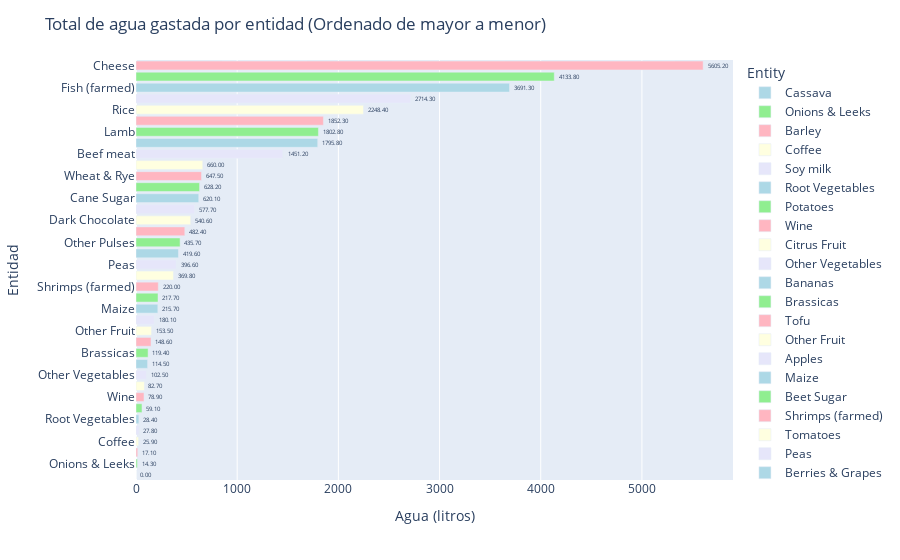

Notebook code cell kept with this figure:
### Code cell
# Eliminar filas con valores nulos en la columna 'Water_l_kg'
df_cleaned = fod.dropna(subset=['Water_l_kg'])

# Ordenar los datos de mayor a menor
df_sorted = df_cleaned.sort_values('Water_l_kg', ascending=True)

# Crear una paleta de colores pastel
colors = ['lightblue', 'lightgreen', 'lightpink', 'lightyellow', 'lavender']

# Crear el gráfico de barras horizontales utilizando Plotly
fig = px.bar(df_sorted, x='Water_l_kg', y='Entity', orientation='h', color='Entity', color_discrete_sequence=colors)

# Añadir etiquetas a las barras
fig.update_traces(texttemplate='%{x:.2f}', textposition='outside')

# Añadir título y etiquetas de los ejes
fig.update_layout(title='Total de agua gastada por entidad (Ordenado de mayor a menor)', xaxis_title='Agua (litros)', yaxis_title='Entidad')

# Ajustar el espaciado de las etiquetas en el eje y
fig.update_layout(yaxis=dict(autorange="reversed", automargin=True))

# Mostrar el gráfico
fig.show()

### Figure 1 — Plotly figure (JSON) as saved in the notebook; plotly's stock layout.template omitted (floating-point values rounded to 4 significant figures)
{"data": [{"alignmentgroup": "True", "hovertemplate": "Entity=%{y}<br>Water_l_kg=%{x}<extra></extra>", "legendgroup": "Cassava", "marker": {"color": "lightblue", "pattern": {"shape": ""}}, "name": "Cassava", "offsetgroup": "Cassava", "orientation": "h", "showlegend": true, "textposition": "outside", "texttemplate": "%{x:.2f}", "type": "bar", "x": [0], "xaxis": "x", "y": ["Cassava"], "yaxis": "y"}, {"alignmentgroup": "True", "hovertemplate": "Entity=%{y}<br>Water_l_kg=%{x}<extra></extra>", "legendgroup": "Onions & Leeks", "marker": {"color": "lightgreen", "pattern": {"shape": ""}}, "name": "Onions & Leeks", "offsetgroup": "Onions & Leeks", "orientation": "h", "showlegend": true, "textposition": "outside", "texttemplate": "%{x:.2f}", "type": "bar", "x": [14.3], "xaxis": "x", "y": ["Onions & Leeks"], "yaxis": "y"}, {"alignmentgroup": "True", "hovertemplate": "Entity=%{y}<br>Water_l_kg=%{x}<extra></extra>", "legendgroup": "Barley", "marker": {"color": "lightpink", "pattern": {"shape": ""}}, "name": "Barley", "offsetgroup": "Barley", "orientation": "h", "showlegend": true, "textposition": "outside", "texttemplate": "%{x:.2f}", "type": "bar", "x": [17.1], "xaxis": "x", "y": ["Barley"], "yaxis": "y"}, {"alignmentgroup": "True", "hovertemplate": "Entity=%{y}<br>Water_l_kg=%{x}<extra></extra>", "legendgroup": "Coffee", "marker": {"color": "lightyellow", "pattern": {"shape": ""}}, "name": "Coffee", "offsetgroup": "Coffee", "orientation": "h", "showlegend": true, "textposition": "outside", "texttemplate": "%{x:.2f}", "type": "bar", "x": [25.9], "xaxis": "x", "y": ["Coffee"], "yaxis": "y"}, {"alignmentgroup": "True", "hovertemplate": "Entity=%{y}<br>Water_l_kg=%{x}<extra></extra>", "legendgroup": "Soy milk", "marker": {"color": "lavender", "pattern": {"shape": ""}}, "name": "Soy milk", "offsetgroup": "Soy milk", "orientation": "h", "showlegend": true, "textposition": "outside", "texttemplate": "%{x:.2f}", "type": "bar", "x": [27.8], "xaxis": "x", "y": ["Soy milk"], "yaxis": "y"}, {"alignmentgroup": "True", "hovertemplate": "Entity=%{y}<br>Water_l_kg=%{x}<extra></extra>", "legendgroup": "Root Vegetables", "marker": {"color": "lightblue", "pattern": {"shape": ""}}, "name": "Root Vegetables", "offsetgroup": "Root Vegetables", "orientation": "h", "showlegend": true, "textposition": "outside", "texttemplate": "%{x:.2f}", "type": "bar", "x": [28.4], "xaxis": "x", "y": ["Root Vegetables"], "yaxis": "y"}, {"alignmentgroup": "True", "hovertemplate": "Entity=%{y}<br>Water_l_kg=%{x}<extra></extra>", "legendgroup": "Potatoes", "marker": {"color": "lightgreen", "pattern": {"shape": ""}}, "name": "Potatoes", "offsetgroup": "Potatoes", "orientation": "h", "showlegend": true, "textposition": "outside", "texttemplate": "%{x:.2f}", "type": "bar", "x": [59.1], "xaxis": "x", "y": ["Potatoes"], "yaxis": "y"}, {"alignmentgroup": "True", "hovertemplate": "Entity=%{y}<br>Water_l_kg=%{x}<extra></extra>", "legendgroup": "Wine", "marker": {"color": "lightpink", "pattern": {"shape": ""}}, "name": "Wine", "offsetgroup": "Wine", "orientation": "h", "showlegend": true, "textposition": "outside", "texttemplate": "%{x:.2f}", "type": "bar", "x": [78.9], "xaxis": "x", "y": ["Wine"], "yaxis": "y"}, {"alignmentgroup": "True", "hovertemplate": "Entity=%{y}<br>Water_l_kg=%{x}<extra></extra>", "legendgroup": "Citrus Fruit", "marker": {"color": "lightyellow", "pattern": {"shape": ""}}, "name": "Citrus Fruit", "offsetgroup": "Citrus Fruit", "orientation": "h", "showlegend": true, "textposition": "outside", "texttemplate": "%{x:.2f}", "type": "bar", "x": [82.7], "xaxis": "x", "y": ["Citrus Fruit"], "yaxis": "y"}, {"alignmentgroup": "True", "hovertemplate": "Entity=%{y}<br>Water_l_kg=%{x}<extra></extra>", "legendgroup": "Other Vegetables", "marker": {"color": "lavender", "pattern": {"shape": ""}}, "name": "Other Vegetables", "offsetgroup": "Other Vegetables", "orientation": "h", "showlegend": true, "textposition": "outside", "texttemplate": "%{x:.2f}", "type": "bar", "x": [102.5], "xaxis": "x", "y": ["Other Vegetables"], "yaxis": "y"}, {"alignmentgroup": "True", "hovertemplate": "Entity=%{y}<br>Water_l_kg=%{x}<extra></extra>", "legendgroup": "Bananas", "marker": {"color": "lightblue", "pattern": {"shape": ""}}, "name": "Bananas", "offsetgroup": "Bananas", "orientation": "h", "showlegend": true, "textposition": "outside", "texttemplate": "%{x:.2f}", "type": "bar", "x": [114.5], "xaxis": "x", "y": ["Bananas"], "yaxis": "y"}, {"alignmentgroup": "True", "hovertemplate": "Entity=%{y}<br>Water_l_kg=%{x}<extra></extra>", "legendgroup": "Brassicas", "marker": {"color": "lightgreen", "pattern": {"shape": ""}}, "name": "Brassicas", "offsetgroup": "Brassicas", "orientation": "h", "showlegend": true, "textposition": "outside", "texttemplate": "%{x:.2f}", "type": "bar", "x": [119.4], "xaxis": "x", "y": ["Brassicas"], "yaxis": "y"}, {"alignmentgroup": "True", "hovertemplate": "Entity=%{y}<br>Water_l_kg=%{x}<extra></extra>", "legendgroup": "Tofu", "marker": {"color": "lightpink", "pattern": {"shape": ""}}, "name": "Tofu", "offsetgroup": "Tofu", "orientation": "h", "showlegend": true, "textposition": "outside", "texttemplate": "%{x:.2f}", "type": "bar", "x": [148.6], "xaxis": "x", "y": ["Tofu"], "yaxis": "y"}, {"alignmentgroup": "True", "hovertemplate": "Entity=%{y}<br>Water_l_kg=%{x}<extra></extra>", "legendgroup": "Other Fruit", "marker": {"color": "lightyellow", "pattern": {"shape": ""}}, "name": "Other Fruit", "offsetgroup": "Other Fruit", "orientation": "h", "showlegend": true, "textposition": "outside", "texttemplate": "%{x:.2f}", "type": "bar", "x": [153.5], "xaxis": "x", "y": ["Other Fruit"], "yaxis": "y"}, {"alignmentgroup": "True", "hovertemplate": "Entity=%{y}<br>Water_l_kg=%{x}<extra></extra>", "legendgroup": "Apples", "marker": {"color": "lavender", "pattern": {"shape": ""}}, "name": "Apples", "offsetgroup": "Apples", "orientation": "h", "showlegend": true, "textposition": "outside", "texttemplate": "%{x:.2f}", "type": "bar", "x": [180.1], "xaxis": "x", "y": ["Apples"], "yaxis": "y"}, {"alignmentgroup": "True", "hovertemplate": "Entity=%{y}<br>Water_l_kg=%{x}<extra></extra>", "legendgroup": "Maize", "marker": {"color": "lightblue", "pattern": {"shape": ""}}, "name": "Maize", "offsetgroup": "Maize", "orientation": "h", "showlegend": true, "textposition": "outside", "texttemplate": "%{x:.2f}", "type": "bar", "x": [215.7], "xaxis": "x", "y": ["Maize"], "yaxis": "y"}, {"alignmentgroup": "True", "hovertemplate": "Entity=%{y}<br>Water_l_kg=%{x}<extra></extra>", "legendgroup": "Beet Sugar", "marker": {"color": "lightgreen", "pattern": {"shape": ""}}, "name": "Beet Sugar", "offsetgroup": "Beet Sugar", "orientation": "h", "showlegend": true, "textposition": "outside", "texttemplate": "%{x:.2f}", "type": "bar", "x": [217.7], "xaxis": "x", "y": ["Beet Sugar"], "yaxis": "y"}, {"alignmentgroup": "True", "hovertemplate": "Entity=%{y}<br>Water_l_kg=%{x}<extra></extra>", "legendgroup": "Shrimps (farmed)", "marker": {"color": "lightpink", "pattern": {"shape": ""}}, "name": "Shrimps (farmed)", "offsetgroup": "Shrimps (farmed)", "orientation": "h", "showlegend": true, "textposition": "outside", "texttemplate": "%{x:.2f}", "type": "bar", "x": [220], "xaxis": "x", "y": ["Shrimps (farmed)"], "yaxis": "y"}, {"alignmentgroup": "True", "hovertemplate": "Entity=%{y}<br>Water_l_kg=%{x}<extra></extra>", "legendgroup": "Tomatoes", "marker": {"color": "lightyellow", "pattern": {"shape": ""}}, "name": "Tomatoes", "offsetgroup": "Tomatoes", "orientation": "h", "showlegend": true, "textposition": "outside", "texttemplate": "%{x:.2f}", "type": "bar", "x": [369.8], "xaxis": "x", "y": ["Tomatoes"], "yaxis": "y"}, {"alignmentgroup": "True", "hovertemplate": "Entity=%{y}<br>Water_l_kg=%{x}<extra></extra>", "legendgroup": "Peas", "marker": {"color": "lavender", "pattern": {"shape": ""}}, "name": "Peas", "offsetgroup": "Peas", "orientation": "h", "showlegend": true, "textposition": "outside", "texttemplate": "%{x:.2f}", "type": "bar", "x": [396.6], "xaxis": "x", "y": ["Peas"], "yaxis": "y"}, {"alignmentgroup": "True", "hovertemplate": "Entity=%{y}<br>Water_l_kg=%{x}<extra></extra>", "legendgroup": "Berries & Grapes", "marker": {"color": "lightblue", "pattern": {"shape": ""}}, "name": "Berries & Grapes", "offsetgroup": "Berries & Grapes", "orientation": "h", "showlegend": true, "textposition": "outside", "texttemplate": "%{x:.2f}", "type": "bar", "x": [419.6], "xaxis": "x", "y": ["Berries & Grapes"], "yaxis": "y"}, {"alignmentgroup": "True", "hovertemplate": "Entity=%{y}<br>Water_l_kg=%{x}<extra></extra>", "legendgroup": "Other Pulses", "marker": {"color": "lightgreen", "pattern": {"shape": ""}}, "name": "Other Pulses", "offsetgroup": "Other Pulses", "orientation": "h", "showlegend": true, "textposition": "outside", "texttemplate": "%{x:.2f}", "type": "bar", "x": [435.7], "xaxis": "x", "y": ["Other Pulses"], "yaxis": "y"}, {"alignmentgroup": "True", "hovertemplate": "Entity=%{y}<br>Water_l_kg=%{x}<extra></extra>", "legendgroup": "Oatmeal", "marker": {"color": "lightpink", "pattern": {"shape": ""}}, "name": "Oatmeal", "offsetgroup": "Oatmeal", "orientation": "h", "showlegend": true, "textposition": "outside", "texttemplate": "%{x:.2f}", "type": "bar", "x": [482.4], "xaxis": "x", "y": ["Oatmeal"], "yaxis": "y"}, {"alignmentgroup": "True", "hovertemplate": "Entity=%{y}<br>Water_l_kg=%{x}<extra></extra>", "legendgroup": "Dark Chocolate", "marker": {"color": "lightyellow", "pattern": {"shape": ""}}, "name": "Dark Chocolate", "offsetgroup": "Dark Chocolate", "orientation": "h", "showlegend": true, "textposition": "outside", "texttemplate": "%{x:.2f}", "type": "bar", "x": [540.6], "xaxis": "x", "y": ["Dark Chocolate"], "yaxis": "y"}, {"alignmentgroup": "True", "hovertemplate": "Entity=%{y}<br>Water_l_kg=%{x}<extra></extra>", "legendgroup": "Eggs", "marker": {"color": "lavender", "pattern": {"shape": ""}}, "name": "Eggs", "offsetgroup": "Eggs", "orientation": "h", "showlegend": true, "textposition": "outside", "texttemplate": "%{x:.2f}", "type": "bar", "x": [577.7], "xaxis": "x", "y": ["Eggs"], "yaxis": "y"}, {"alignmentgroup": "True", "hovertemplate": "Entity=%{y}<br>Water_l_kg=%{x}<extra></extra>", "legendgroup": "Cane Sugar", "marker": {"color": "lightblue", "pattern": {"shape": ""}}, "name": "Cane Sugar", "offsetgroup": "Cane Sugar", "orientation": "h", "showlegend": true, "textposition": "outside", "texttemplate": "%{x:.2f}", "type": "bar", "x": [620.1], "xaxis": "x", "y": ["Cane Sugar"], "yaxis": "y"}, {"alignmentgroup": "True", "hovertemplate": "Entity=%{y}<br>Water_l_kg=%{x}<extra></extra>", "legendgroup": "Milk", "marker": {"color": "lightgreen", "pattern": {"shape": ""}}, "name": "Milk", "offsetgroup": "Milk", "orientation": "h", "showlegend": true, "textposition": "outside", "texttemplate": "%{x:.2f}", "type": "bar", "x": [628.2], "xaxis": "x", "y": ["Milk"], "yaxis": "y"}, {"alignmentgroup": "True", "hovertemplate": "Entity=%{y}<br>Water_l_kg=%{x}<extra></extra>", "legendgroup": "Wheat & Rye", "marker": {"color": "lightpink", "pattern": {"shape": ""}}, "name": "Wheat & Rye", "offsetgroup": "Wheat & Rye", "orientation": "h", "showlegend": true, "textposition": "outside", "texttemplate": "%{x:.2f}", "type": "bar", "x": [647.5], "xaxis": "x", "y": ["Wheat & Rye"], "yaxis": "y"}, {"alignmentgroup": "True", "hovertemplate": "Entity=%{y}<br>Water_l_kg=%{x}<extra></extra>", "legendgroup": "Poultry Meat", "marker": {"color": "lightyellow", "pattern": {"shape": ""}}, "name": "Poultry Meat", "offsetgroup": "Poultry Meat", "orientation": "h", "showlegend": true, "textposition": "outside", "texttemplate": "%{x:.2f}", "type": "bar", "x": [660], "xaxis": "x", "y": ["Poultry Meat"], "yaxis": "y"}, {"alignmentgroup": "True", "hovertemplate": "Entity=%{y}<br>Water_l_kg=%{x}<extra></extra>", "legendgroup": "Beef meat", "marker": {"color": "lavender", "pattern": {"shape": ""}}, "name": "Beef meat", "offsetgroup": "Beef meat", "orientation": "h", "showlegend": true, "textposition": "outside", "texttemplate": "%{x:.2f}", "type": "bar", "x": [1451.0], "xaxis": "x", "y": ["Beef meat"], "yaxis": "y"}, {"alignmentgroup": "True", "hovertemplate": "Entity=%{y}<br>Water_l_kg=%{x}<extra></extra>", "legendgroup": "Pig Meat", "marker": {"color": "lightblue", "pattern": {"shape": ""}}, "name": "Pig Meat", "offsetgroup": "Pig Meat", "orientation": "h", "showlegend": true, "textposition": "outside", "texttemplate": "%{x:.2f}", "type": "bar", "x": [1796.0], "xaxis": "x", "y": ["Pig Meat"], "yaxis": "y"}, {"alignmentgroup": "True", "hovertemplate": "Entity=%{y}<br>Water_l_kg=%{x}<extra></extra>", "legendgroup": "Lamb", "marker": {"color": "lightgreen", "pattern": {"shape": ""}}, "name": "Lamb", "offsetgroup": "Lamb", "orientation": "h", "showlegend": true, "textposition": "outside", "texttemplate": "%{x:.2f}", "type": "bar", "x": [1803.0], "xaxis": "x", "y": ["Lamb"], "yaxis": "y"}, {"alignmentgroup": "True", "hovertemplate": "Entity=%{y}<br>Water_l_kg=%{x}<extra></extra>", "legendgroup": "Groundnuts", "marker": {"color": "lightpink", "pattern": {"shape": ""}}, "name": "Groundnuts", "offsetgroup": "Groundnuts", "orientation": "h", "showlegend": true, "textposition": "outside", "texttemplate": "%{x:.2f}", "type": "bar", "x": [1852.0], "xaxis": "x", "y": ["Groundnuts"], "yaxis": "y"}, {"alignmentgroup": "True", "hovertemplate": "Entity=%{y}<br>Water_l_kg=%{x}<extra></extra>", "legendgroup": "Rice", "marker": {"color": "lightyellow", "pattern": {"shape": ""}}, "name": "Rice", "offsetgroup": "Rice", "orientation": "h", "showlegend": true, "textposition": "outside", "texttemplate": "%{x:.2f}", "type": "bar", "x": [2248.0], "xaxis": "x", "y": ["Rice"], "yaxis": "y"}, {"alignmentgroup": "True", "hovertemplate": "Entity=%{y}<br>Water_l_kg=%{x}<extra></extra>", "legendgroup": "Beef milk", "marker": {"color": "lavender", "pattern": {"shape": ""}}, "name": "Beef milk", "offsetgroup": "Beef milk", "orientation": "h", "showlegend": true, "textposition": "outside", "texttemplate": "%{x:.2f}", "type": "bar", "x": [2714.0], "xaxis": "x", "y": ["Beef milk"], "yaxis": "y"}, {"alignmentgroup": "True", "hovertemplate": "Entity=%{y}<br>Water_l_kg=%{x}<extra></extra>", "legendgroup": "Fish (farmed)", "marker": {"color": "lightblue", "pattern": {"shape": ""}}, "name": "Fish (farmed)", "offsetgroup": "Fish (farmed)", "orientation": "h", "showlegend": true, "textposition": "outside", "texttemplate": "%{x:.2f}", "type": "bar", "x": [3691.0], "xaxis": "x", "y": ["Fish (farmed)"], "yaxis": "y"}, {"alignmentgroup": "True", "hovertemplate": "Entity=%{y}<br>Water_l_kg=%{x}<extra></extra>", "legendgroup": "Nuts", "marker": {"color": "lightgreen", "pattern": {"shape": ""}}, "name": "Nuts", "offsetgroup": "Nuts", "orientation": "h", "showlegend": true, "textposition": "outside", "texttemplate": "%{x:.2f}", "type": "bar", "x": [4134.0], "xaxis": "x", "y": ["Nuts"], "yaxis": "y"}, {"alignmentgroup": "True", "hovertemplate": "Entity=%{y}<br>Water_l_kg=%{x}<extra></extra>", "legendgroup": "Cheese", "marker": {"color": "lightpink", "pattern": {"shape": ""}}, "name": "Cheese", "offsetgroup": "Cheese", "orientation": "h", "showlegend": true, "textposition": "outside", "texttemplate": "%{x:.2f}", "type": "bar", "x": [5605.0], "xaxis": "x", "y": ["Cheese"], "yaxis": "y"}], "layout": {"barmode": "relative", "legend": {"title": {"text": "Entity"}, "tracegroupgap": 0}, "margin": {"t": 60}, "title": {"text": "Total de agua gastada por entidad (Ordenado de mayor a menor)"}, "xaxis": {"anchor": "y", "domain": [0, 1], "title": {"text": "Agua (litros)"}}, "yaxis": {"anchor": "x", "automargin": true, "autorange": "reversed", "categoryarray": ["Cheese", "Nuts", "Fish (farmed)", "Beef milk", "Rice", "Groundnuts", "Lamb", "Pig Meat", "Beef meat", "Poultry Meat", "Wheat & Rye", "Milk", "Cane Sugar", "Eggs", "Dark Chocolate", "Oatmeal", "Other Pulses", "Berries & Grapes", "Peas", "Tomatoes", "Shrimps (farmed)", "Beet Sugar", "Maize", "Apples", "Other Fruit", "Tofu", "Brassicas", "Bananas", "Other Vegetables", "Citrus Fruit", "Wine", "Potatoes", "Root Vegetables", "Soy milk", "Coffee", "Barley", "Onions & Leeks", "Cassava"], "categoryorder": "array", "domain": [0, 1], "title": {"text": "Entidad"}}}}
